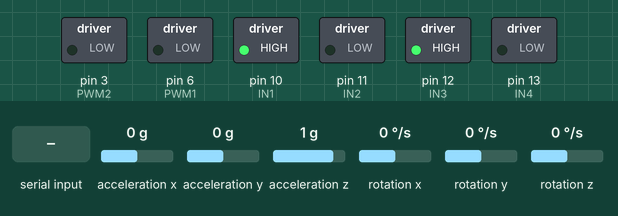
This sketch was run on a simulated Arduino Uno, built with avr-gcc and run on an emulated ATmega328P. On the bench: switched loads named in the sketch (green lamp = pin HIGH). Wiring (inferred from the names in the program): MPU-6050 motion sensor at I2C address 0x68. The inputs (shaded band) are chosen by the test bench; at power-on: acceleration x 0 g, acceleration y 0 g, acceleration z 1 g, rotation x 0 °/s, rotation y 0 °/s, rotation z 0 °/s. What the sketch prints to the serial monitor is not drawn.

Above: at 1.2 s.
1.3 s: "x90\n" received over the second serial link
Timing chart, 0 to 4.3 s (numbered marks = the images above; inputs shaded):
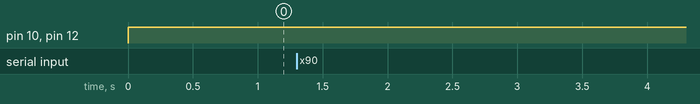

The sketch:

test.ino
```cpp
#include "Wire.h"
#include "Math.h"
#include"Motor.h"
#include"mpu6050.h"
#include"connect_to_rocker.h"

data Data(0.0f,0.0f,0.0f,0.0f,0.0f,0);//用于储存mpu6050中的数据

void setup() {
  Serial.begin(9600); //初始化串口，指定波特率
  Wire.begin(); //初始化Wire库
  WriteMPUReg(0x6B, 0); //启动MPU6050设备
  Motor1_setup();//启动下方的电机
  Motor2_setup();//启动上方的电机
}

void loop() {
  Data=getdata(Data);//从mpu6050中获取数据存放到Data中
  BTdata btdata=getBTdata();
  if(btdata!=NULLBTDATA)
  {

  }

  Balance1(Data.Pitch);
  Balance2(-Data.Pitch);

  //  Serial.print("Roll:");
  //  Serial.print(Data.Roll); Serial.print('(');
  //  Serial.print(Data.Roll_w); Serial.print("),\tPitch:");
  //  Serial.print(Data.Pitch); Serial.print('(');
  //  Serial.print(Data.Pitch_w); Serial.print(")\n");
  //  Serial.print(Data.temperature); Serial.print("\n");
  delay(5);
}
```

Motor.cpp
```cpp
#include"Motor.h"
#define MAX 100

int PWM1 = 6;
int IN1 = 10;
int IN2 = 11;

int PWM2 = 3;
int IN3 = 12;
int IN4 = 13;


float err =0,Ierr=0,derr=0;
float Kp1= 400,Ki1 = 100/18,Kd1 = 150;
float Kp2=400,Ki2 = 100/18,Kd2 = 150;
float goal =0.0f;
int pwm;


void Motor1_setup()
{
  Serial.begin(9600);
  pinMode(IN1,OUTPUT);
  pinMode(IN2,OUTPUT);
  pinMode(PWM1,OUTPUT);
  // pinMode(ENC_A,INPUT);
  // pinMode(ENC_B,INPUT);
  // attachInterrupt(0,Code0,FALLING);
  // attachInterrupt(0,Code0,CHANGE);
  // attachInterrupt(1,Code1,CHANGE);//计数用到的代码，之后可能会用到
  //Timer1.initialize(50000);
  //Timer1.attachInterrupt(TimerIsr);
}


int PID1(float goal,float now)
{
  derr=goal-now-err;
  err=goal-now;
  Ierr+=err;
  float PWM=Ki1*(Ierr)+Kp1*(err)+Kd1*(derr);
  return PWM;
}

void Balance1(int fLastRoll)
{
    pwm=PID1(goal,fLastRoll);
    if(abs(pwm)>MAX&&abs(pwm)<255) //用于防止pwm超过0-255范围，可以去掉
    {
        if(pwm<0){pwm = -MAX;}
        else{pwm = MAX;}
    }
    // if(abs(pwm)>=255)
    // {
    //   analogWrite(PWM1,0);
    // }
    if(pwm <0) //用于处理目标转速为负数时情况
    {
        digitalWrite(IN1,LOW); //反转
        digitalWrite(IN2,HIGH);
        pwm = -pwm;
    }
    else
    {
        digitalWrite(IN1,HIGH); //正转
        digitalWrite(IN2,LOW);
    }
    analogWrite(PWM1,pwm);
    // Serial.print(" goal:");
    // Serial.print(goal);
    // Serial.print(" rpm:");
    // Serial.println(rpm);
}


void Motor2_setup()
{
  Serial.begin(9600);
  pinMode(IN3,OUTPUT);
  pinMode(IN4,OUTPUT);
  pinMode(PWM2,OUTPUT);
  // pinMode(ENC_A,INPUT);
  // pinMode(ENC_B,INPUT);
  //attachInterrupt(0,Code0,FALLING);
  // attachInterrupt(0,Code0,CHANGE);//计数用到的代码，之后可能会用到
  // attachInterrupt(1,Code1,CHANGE);
  //Timer1.initialize(50000);
  //Timer1.attachInterrupt(TimerIsr);
}


int PID2(float goal,float now)
{
  derr=goal-now-err;
  err=goal-now;
  Ierr+=err;
  float PWM=Ki2*(Ierr)+Kp2*(err)+Kd2*(derr);
  return PWM;
}

void Balance2(int fLastPitch)
{
    pwm=PID2(goal,fLastPitch);
    if(abs(pwm)>MAX) //用于防止pwm超过0-255范围，可以去掉
    {
        if(pwm<0){pwm = -MAX;}
        else{pwm = MAX;}
    }
    if(pwm <0) //用于处理目标转速为负数时情况
    {
        digitalWrite(IN3,LOW); //反转
        digitalWrite(IN4,HIGH);
        pwm = -pwm;
    }
    else
    {
        digitalWrite(IN3,HIGH); //正转
        digitalWrite(IN4,LOW);
    }
    analogWrite(PWM2,pwm);
    // Serial.print(" goal:");
    // Serial.print(goal);
    // Serial.print(" rpm:");
    // Serial.println(rpm);
}


// void Code0()
// {
//     if(digitalRead(ENC_A)  == LOW) //判断A为下降沿
//     {
//       if(digitalRead(ENC_B) == LOW)//正转
//       {
//        count += 1;
//       }
//       if(digitalRead(ENC_B) == HIGH)//反转
//       {
//         count -= 1;
//       }
//     }
//     else
//     {
//       if(digitalRead(ENC_B) == LOW)//正转
//       {
//         count -= 1;
//       }
//       if(digitalRead(ENC_B) == HIGH)//反转
//       {
//         count += 1;
//       }
//     }
// }
// void Code1()
// {
//     if(digitalRead(ENC_B)  == LOW) //判断B为下降沿
//     {
//       if(digitalRead(ENC_A) == HIGH)//正转
//       {
//        count += 1;
//       }
//       if(digitalRead(ENC_A) == LOW)//反转
//       {
//         count -= 1;
//       }
//     }
//     else
//     {
//       if(digitalRead(ENC_A) == HIGH)//正转
//       {
//         count -= 1;
//       }
//       if(digitalRead(ENC_A) == LOW)//反转
//       {
//         count += 1;
//       }
//     }
// }
```

Motor.h
```cpp
#pragma once

#include <TimerOne.h>


void Motor1_setup();
int PID1(float goal,float now);
void Balance1(int fLastRoll);
// void Code0();//不一定用得到
// void Code1();

void Motor2_setup();
int PID2(float goal,float now);
void Balance2(int fLastRoll);
```

connect_to_rocker.cpp
```cpp
#include"connect_to_rocker.h"

SoftwareSerial BTserial(6, 7); // RX | TX
long x=0,y=0;

BTdata::BTdata(int xx,int yy)
{
  x=xx,y=yy;
}
bool BTdata::operator!=(BTdata bt2)
{
  if(this->x!=bt2.x)
  {
    return true;
  }
  else if(this->y!=bt2.y)
  {
    return true;
  }
  return false;
}

void setupBT()
{
    // start th serial communication with the host computer
    Serial.begin(9600);
    Serial.println("Arduino with HC-05 is ready");
    // start communication with the HC-05 using 57600
    BTserial.begin(57600);
    Serial.println("BTserial started at 57600");

}

BTdata getBTdata()
{
  // Keep reading from HC-05 and send to Arduino Serial Monitor
    if (BTserial.available())
    {
        char c = BTserial.read();
        if(c=='x')
        {
          delay(10);
          if(BTserial.available())
          {
          x=BTserial.parseInt();
          y=BTserial.parseInt();
          BTdata btdata(x,y);
          Serial.print(" x:");
          Serial.print(x);
          Serial.print("\n");
          Serial.print(" y:");
          Serial.print(y);
          Serial.print("\n");
          return btdata;
          }
        }
    }
    return NULLBTDATA;//如果获取不到数据就返回这个错误数据
}
```

connect_to_rocker.h
```cpp
#pragma once

#include <SoftwareSerial.h>
#include"HardwareSerial.h"
#include"Arduino.h"
#define  NULLBTDATA (BTdata(-1,-1))

typedef struct BTdata
{
  BTdata(int xx,int yy);
  bool operator!=(BTdata);
  int x;
  int y;

}BTdata;

void setupBT();

BTdata getBTdata();
```

mpu6050.cpp
```cpp
#include"Motor.h"
#include"Wire.h"
#include"mpu6050.h"

const float fRad2Deg = 57.295779513f; //将弧度转为角度的乘数
const int MPU = 0x68; //MPU-6050的I2C地址
const int nValCnt = 7; //一次读取寄存器的数量


void WriteMPUReg(int nReg, unsigned char nVal) {
  Wire.beginTransmission(MPU);
  Wire.write(nReg);
  Wire.write(nVal);
  Wire.endTransmission(true);
}

//从MPU6050读出一个字节的数据
//指定寄存器地址，返回读出的值
unsigned char ReadMPUReg(int nReg) {
  Wire.beginTransmission(MPU);
  Wire.write(nReg);
  Wire.requestFrom(MPU, 1, true);
  Wire.endTransmission(true);
  return Wire.read();
}

//从MPU6050读出加速度计三个分量、温度和三个角速度计
//保存在指定的数组中
void ReadAccGyr(int *pVals) {
  Wire.beginTransmission(MPU);
  Wire.write(0x3B);
  Wire.requestFrom(MPU, nValCnt * 2, true);
  Wire.endTransmission(true);
  for (long i = 0; i < nValCnt; ++i) {
    pVals[i] = Wire.read() << 8 | Wire.read();
  }
}


//算得Roll角。算法见文档。
float GetRoll(float *pRealVals, float fNorm) {
  float fNormXZ = sqrt(pRealVals[0] * pRealVals[0] + pRealVals[2] * pRealVals[2]);
  float fCos = fNormXZ / fNorm;
  return acos(fCos) * fRad2Deg;
}

//算得Pitch角。算法见文档。
float GetPitch(float *pRealVals, float fNorm) {
  float fNormYZ = sqrt(pRealVals[1] * pRealVals[1] + pRealVals[2] * pRealVals[2]);
  float fCos = fNormYZ / fNorm;
  return acos(fCos) * fRad2Deg;
}

//将读数转换为物理量。公式见文档。
void Rectify(int *pReadout, float *pRealVals) {
  for (int i = 0; i < 3; ++i) {
    pRealVals[i] = (float)(pReadout[i]) / 16384.0f;
  }
  pRealVals[3] = pReadout[3] / 340.0f + 36.53;
  for (int i = 4; i < 7; ++i) {
    pRealVals[i] = (float)(pReadout[i]) / 131.0f;
  }
}


data getdata(data LastData)
{
  int readouts[nValCnt];
  ReadAccGyr(readouts); //读出测量值
  float realVals[7];
  Rectify(readouts, realVals); //进行单位转换，变成以g和度为单位的数据
  //计算加速度向量的模长，均以g为单位
  float fNorm = sqrt(realVals[0] * realVals[0] + realVals[1] * realVals[1] + realVals[2] * realVals[2]);
  float fRoll = GetRoll(realVals, fNorm); //计算Roll角
  if (realVals[1] > 0) {
    fRoll = -fRoll;
  }
  float fPitch = GetPitch(realVals, fNorm); //计算Pitch角
  if (realVals[0] < 0) {
    fPitch = -fPitch;
  }
  //计算两次测量的时间间隔dt，以秒为单位
  unsigned long nCurTime = micros();
  float dt = (double)(nCurTime - LastData.LastTime) / 1000000.0;
  //对Roll角和Pitch角进行卡尔曼滤波
  float fNewRoll=0.7*(LastData.Roll+realVals[4]*dt)+0.3*fRoll;
  float fNewPitch=0.7*(LastData.Pitch+realVals[5]*dt)+0.3*fPitch;
  //跟据滤波值计算角速度
  float fRollRate = (fNewRoll - LastData.Roll) / dt;
  float fPitchRate = (fNewPitch - LastData.Pitch) / dt;
  unsigned long time2=micros();
  data temp(fNewRoll,fNewPitch,fRollRate,fPitchRate,realVals[3],(long)time2);
  return temp;
}

data::data(float roll,float pitch,float rw,float pw,float temp,long lt)
{
  Roll=roll,Pitch=pitch,Roll_w=rw,Pitch_w=pw,temperature=temp,LastTime=(unsigned long)lt;
}
```

mpu6050.h
```cpp
#pragma once

#include <TimerOne.h>

typedef struct data
{
  data(float roll=0.0f,float pitch=0.0f,float rw=0.0f,float pw=0.0f,float temp=0.0f,long lt=0);
  float Roll,Pitch,Roll_w,Pitch_w,temperature;
  unsigned long LastTime;
}data;
void WriteMPUReg(int nReg, unsigned char nVal);
unsigned char ReadMPUReg(int nReg);
void ReadAccGyr(int *pVals);
float GetRoll(float *pRealVals, float fNorm);
float GetPitch(float *pRealVals, float fNorm);
void Rectify(int *pReadout, float *pRealVals);

data getdata(data LastData);
```

Measured:
- after the input at 1.3 s, every drawn part: stays the same
